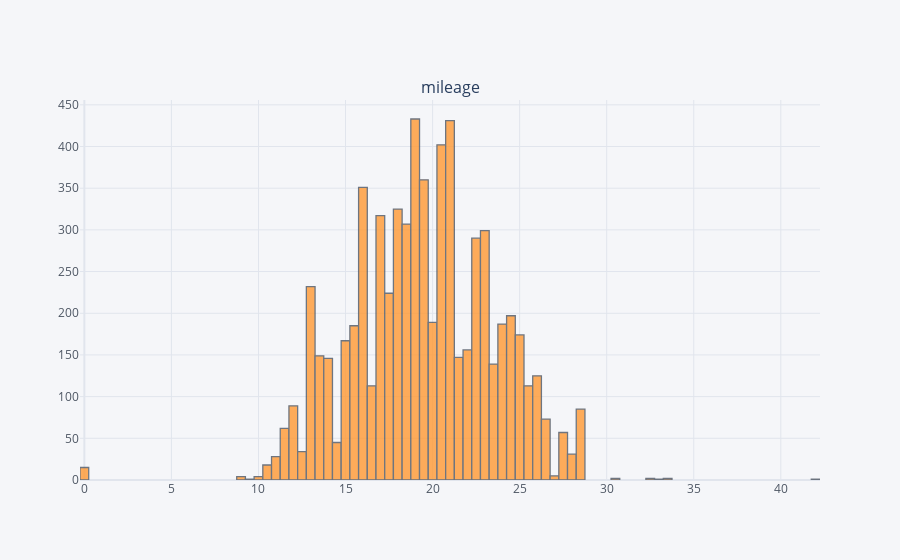
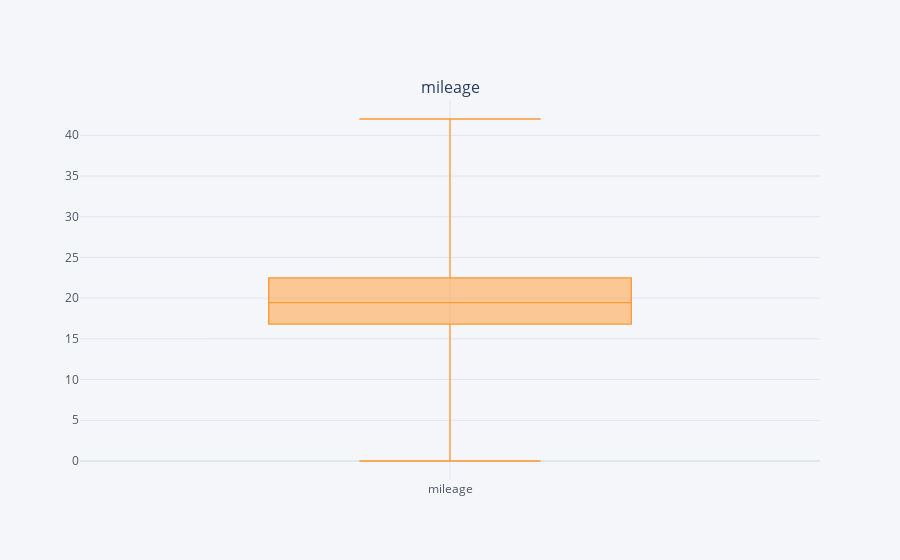

The code cell stored with these charts, in order, in its notebook:
### Code cell
plt.figure(figsize=(10,6))
df['mileage'].iplot(kind='hist',subplots=True, subplot_titles=True)
df['mileage'].iplot(kind='box',subplots=True, subplot_titles=True)

### Figure 1 — Plotly figure (JSON) as saved in the notebook; plotly's stock layout.template omitted (floating-point values rounded to 4 significant figures; data arrays with more than 128 entries replaced by an {"elided": "..."} marker saying what was removed)
{"data": [{"histfunc": "count", "histnorm": "", "marker": {"color": "rgba(255, 153, 51, 1.0)", "line": {"color": "#4D5663", "width": 1.3}}, "name": "mileage", "opacity": 0.8, "orientation": "v", "type": "histogram", "x": {"elided": "6717 float values"}, "xaxis": "x", "yaxis": "y"}], "layout": {"annotations": [{"font": {"size": 16}, "showarrow": false, "text": "mileage", "x": 0.5, "xanchor": "center", "xref": "paper", "y": 1, "yanchor": "bottom", "yref": "paper"}], "barmode": "overlay", "legend": {"bgcolor": "#F5F6F9", "font": {"color": "#4D5663"}}, "paper_bgcolor": "#F5F6F9", "plot_bgcolor": "#F5F6F9", "title": {"font": {"color": "#4D5663"}}, "xaxis": {"anchor": "y", "domain": [0, 1], "gridcolor": "#E1E5ED", "showgrid": true, "tickfont": {"color": "#4D5663"}, "title": {"font": {"color": "#4D5663"}, "text": ""}, "zerolinecolor": "#E1E5ED"}, "yaxis": {"anchor": "x", "domain": [0, 1], "gridcolor": "#E1E5ED", "showgrid": true, "tickfont": {"color": "#4D5663"}, "title": {"font": {"color": "#4D5663"}, "text": ""}, "zerolinecolor": "#E1E5ED"}}}

### Figure 2 — Plotly figure (JSON) as saved in the notebook; plotly's stock layout.template omitted (floating-point values rounded to 4 significant figures; data arrays with more than 128 entries replaced by an {"elided": "..."} marker saying what was removed)
{"data": [{"boxpoints": false, "line": {"width": 1.3}, "marker": {"color": "rgba(255, 153, 51, 1.0)"}, "name": "mileage", "orientation": "v", "type": "box", "xaxis": "x", "y": {"elided": "6717 float values"}, "yaxis": "y"}], "layout": {"annotations": [{"font": {"size": 16}, "showarrow": false, "text": "mileage", "x": 0.5, "xanchor": "center", "xref": "paper", "y": 1, "yanchor": "bottom", "yref": "paper"}], "legend": {"bgcolor": "#F5F6F9", "font": {"color": "#4D5663"}}, "paper_bgcolor": "#F5F6F9", "plot_bgcolor": "#F5F6F9", "title": {"font": {"color": "#4D5663"}}, "xaxis": {"anchor": "y", "domain": [0, 1], "gridcolor": "#E1E5ED", "showgrid": true, "tickfont": {"color": "#4D5663"}, "title": {"font": {"color": "#4D5663"}, "text": ""}, "zerolinecolor": "#E1E5ED"}, "yaxis": {"anchor": "x", "domain": [0, 1], "gridcolor": "#E1E5ED", "showgrid": true, "tickfont": {"color": "#4D5663"}, "title": {"font": {"color": "#4D5663"}, "text": ""}, "zerolinecolor": "#E1E5ED"}}}
